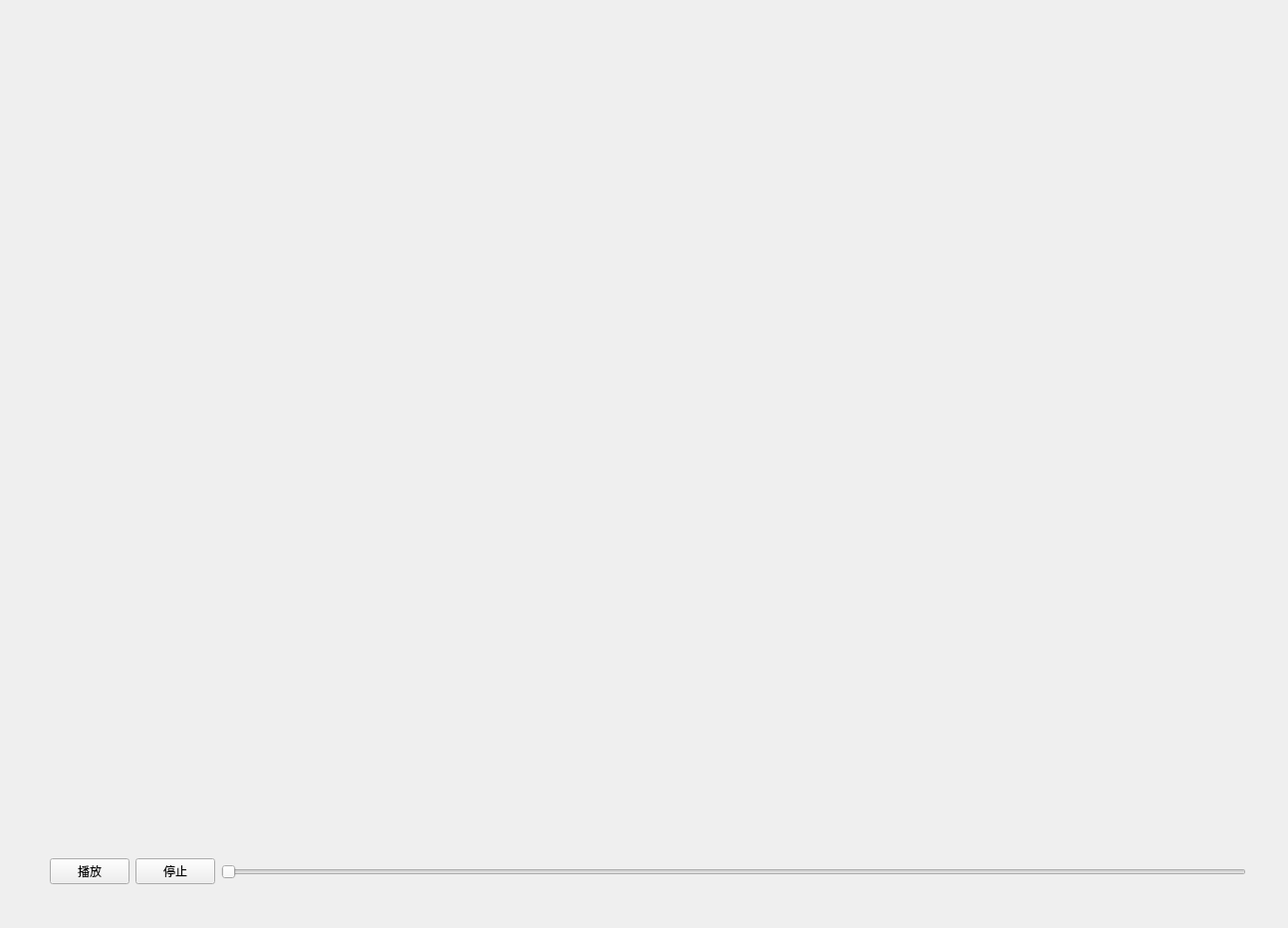
<?xml version="1.0" encoding="UTF-8"?>
<ui version="4.0">
 <class>VideoPlayer</class>
 <widget class="QWidget" name="VideoPlayer">
  <property name="geometry">
   <rect>
    <x>0</x>
    <y>0</y>
    <width>1293</width>
    <height>932</height>
   </rect>
  </property>
  <property name="windowTitle">
   <string>Form</string>
  </property>
  <widget class="QWidget" name="horizontalLayoutWidget">
   <property name="geometry">
    <rect>
     <x>50</x>
     <y>840</y>
     <width>1201</width>
     <height>71</height>
    </rect>
   </property>
   <layout class="QHBoxLayout" name="horizontalLayout">
    <item>
     <widget class="QPushButton" name="BtnPlay">
      <property name="text">
       <string>播放</string>
      </property>
     </widget>
    </item>
    <item>
     <widget class="QPushButton" name="BtnStop">
      <property name="text">
       <string>停止</string>
      </property>
     </widget>
    </item>
    <item>
     <widget class="PlayerSlider" name="slider">
      <property name="orientation">
       <enum>Qt::Horizontal</enum>
      </property>
     </widget>
    </item>
   </layout>
  </widget>
  <widget class="QWidget" name="verticalLayoutWidget">
   <property name="geometry">
    <rect>
     <x>40</x>
     <y>30</y>
     <width>1211</width>
     <height>791</height>
    </rect>
   </property>
   <layout class="QVBoxLayout" name="verticalLayout"/>
  </widget>
 </widget>
 <customwidgets>
  <customwidget>
   <class>PlayerSlider</class>
   <extends>QSlider</extends>
   <header>PlayerSlider.h</header>
  </customwidget>
 </customwidgets>
 <resources/>
 <connections/>
</ui>
